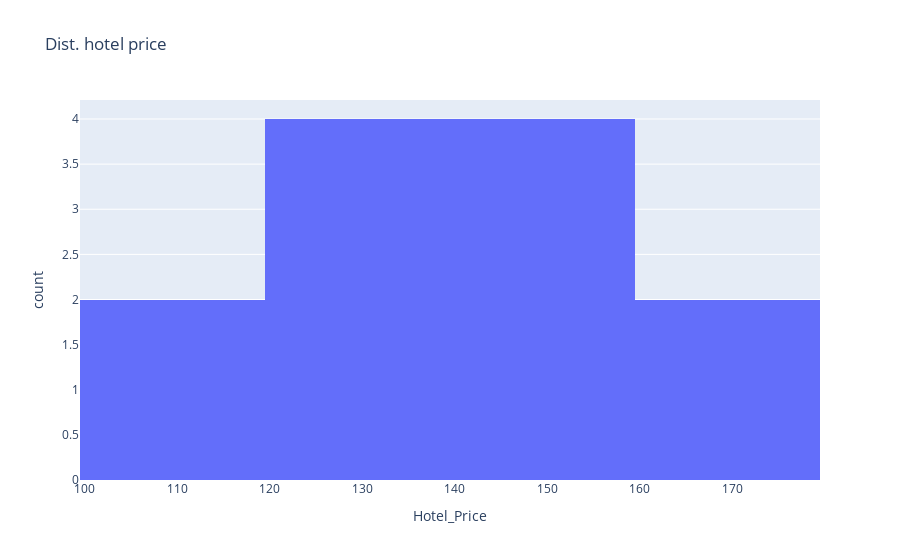

This figure's notebook cell:
### Markdown cell above
## Histogram
##### -shows frequency distribution of numeric data

### Code cell
fig3 = px.histogram(df, x = 'Hotel_Price', title = 'Dist. hotel price')
fig3.show()

### Figure 1 — Plotly figure (JSON) as saved in the notebook; plotly's stock layout.template omitted (floating-point values rounded to 4 significant figures)
{"data": [{"bingroup": "x", "hovertemplate": "Hotel_Price=%{x}<br>count=%{y}<extra></extra>", "legendgroup": "", "marker": {"color": "#636efa", "pattern": {"shape": ""}}, "name": "", "orientation": "v", "showlegend": false, "type": "histogram", "x": [100, 120, 130, 110, 140, 150, 160, 125, 135, 145, 155, 165], "xaxis": "x", "yaxis": "y"}], "layout": {"barmode": "relative", "legend": {"tracegroupgap": 0}, "title": {"text": "Dist. hotel price"}, "xaxis": {"anchor": "y", "domain": [0, 1], "title": {"text": "Hotel_Price"}}, "yaxis": {"anchor": "x", "domain": [0, 1], "title": {"text": "count"}}}}
